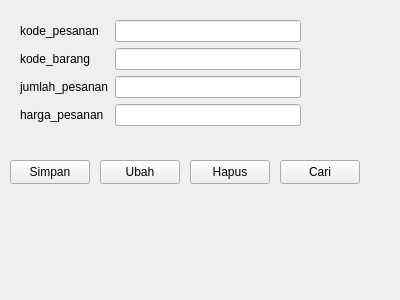
<?xml version="1.0" encoding="UTF-8"?>
<ui version="4.0">
 <class>FormTulis</class>
 <widget class="QWidget" name="FormTulis">
  <property name="geometry">
   <rect>
    <x>0</x>
    <y>0</y>
    <width>400</width>
    <height>300</height>
   </rect>
  </property>
  <property name="windowTitle">
   <string>Form</string>
  </property>
  <widget class="QWidget" name="formLayoutWidget">
   <property name="geometry">
    <rect>
     <x>20</x>
     <y>20</y>
     <width>281</width>
     <height>121</height>
    </rect>
   </property>
   <layout class="QFormLayout" name="formLayout">
    <item row="0" column="0">
     <widget class="QLabel" name="kode_pesananLabel">
      <property name="text">
       <string>kode_pesanan </string>
      </property>
     </widget>
    </item>
    <item row="0" column="1">
     <widget class="QLineEdit" name="kode_pesananLineEdit"/>
    </item>
    <item row="1" column="0">
     <widget class="QLabel" name="kode_barangLabel">
      <property name="text">
       <string>kode_barang</string>
      </property>
     </widget>
    </item>
    <item row="1" column="1">
     <widget class="QLineEdit" name="kode_barangLineEdit"/>
    </item>
    <item row="2" column="0">
     <widget class="QLabel" name="jumlah_pesananLabel">
      <property name="text">
       <string>jumlah_pesanan</string>
      </property>
     </widget>
    </item>
    <item row="2" column="1">
     <widget class="QLineEdit" name="jumlah_pesananLineEdit"/>
    </item>
    <item row="3" column="0">
     <widget class="QLabel" name="harga_pesananLabel">
      <property name="text">
       <string>harga_pesanan</string>
      </property>
     </widget>
    </item>
    <item row="3" column="1">
     <widget class="QLineEdit" name="harga_pesananLineEdit"/>
    </item>
   </layout>
  </widget>
  <widget class="QPushButton" name="pushButton">
   <property name="geometry">
    <rect>
     <x>10</x>
     <y>160</y>
     <width>80</width>
     <height>24</height>
    </rect>
   </property>
   <property name="text">
    <string>Simpan</string>
   </property>
  </widget>
  <widget class="QPushButton" name="pushButton_2">
   <property name="geometry">
    <rect>
     <x>100</x>
     <y>160</y>
     <width>80</width>
     <height>24</height>
    </rect>
   </property>
   <property name="text">
    <string>Ubah</string>
   </property>
  </widget>
  <widget class="QPushButton" name="pushButton_3">
   <property name="geometry">
    <rect>
     <x>190</x>
     <y>160</y>
     <width>80</width>
     <height>24</height>
    </rect>
   </property>
   <property name="text">
    <string>Hapus</string>
   </property>
  </widget>
  <widget class="QPushButton" name="pushButton_4">
   <property name="geometry">
    <rect>
     <x>280</x>
     <y>160</y>
     <width>80</width>
     <height>24</height>
    </rect>
   </property>
   <property name="text">
    <string>Cari</string>
   </property>
  </widget>
 </widget>
 <resources/>
 <connections/>
</ui>
